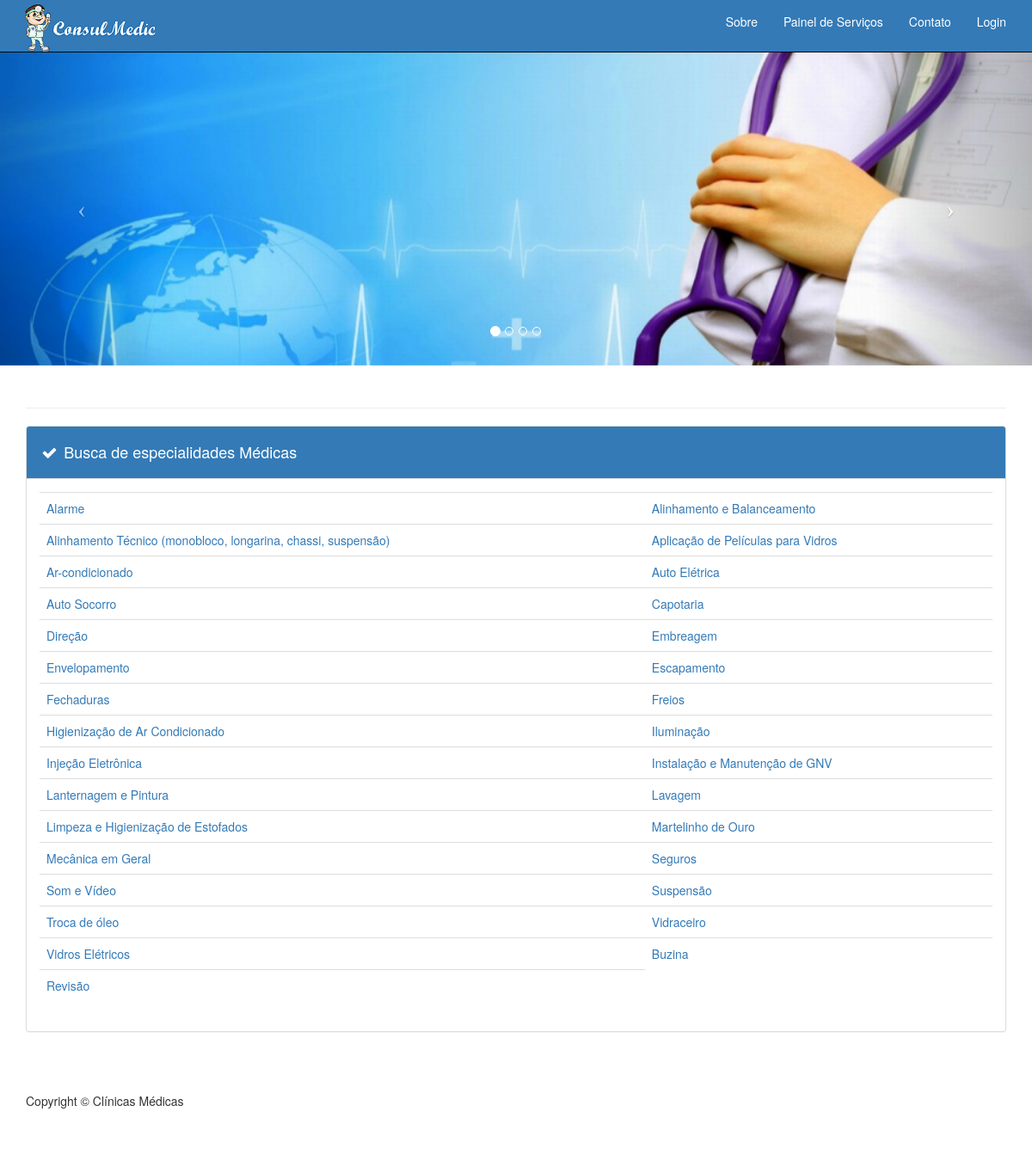
Before: / with the older database file.
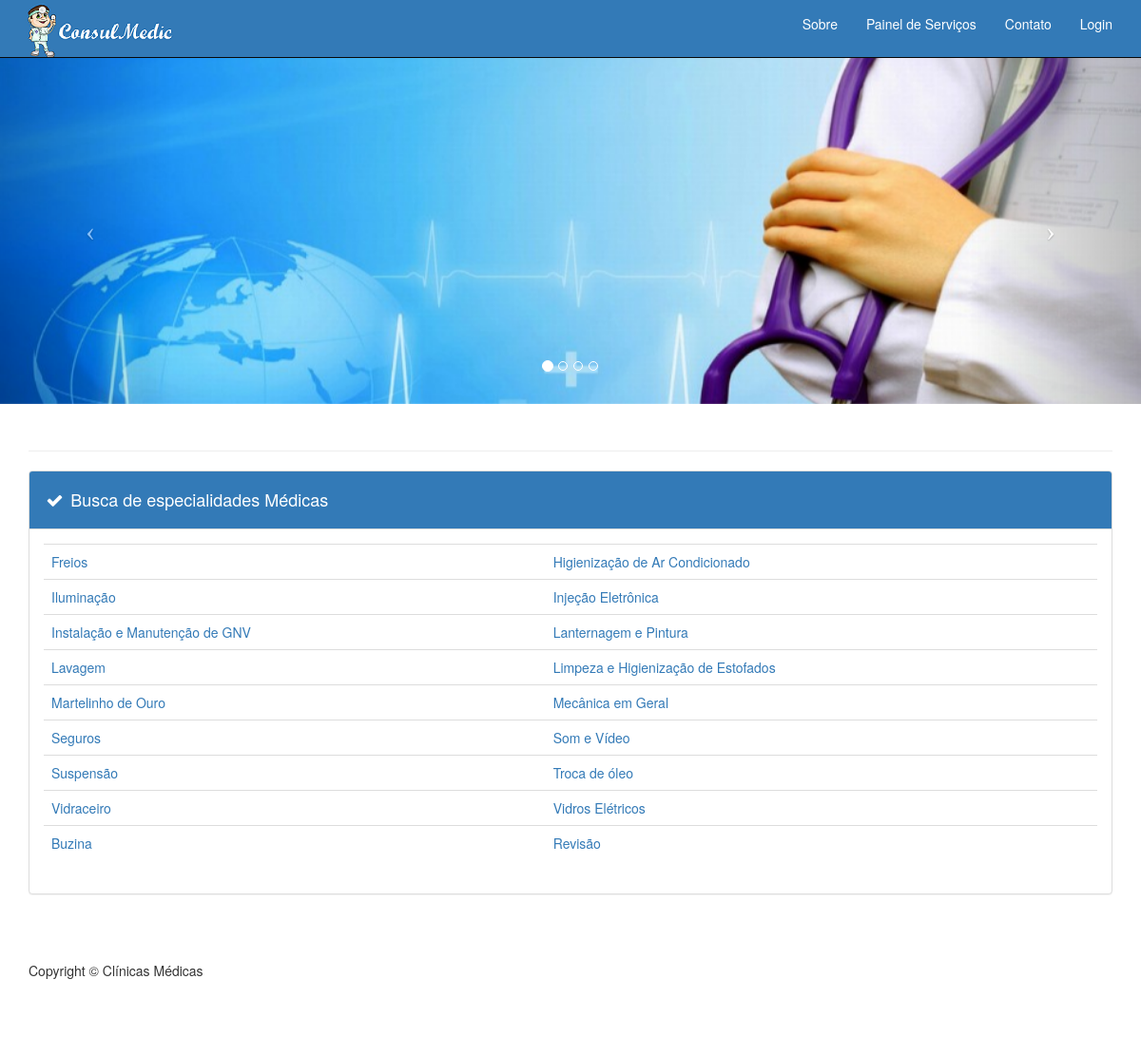
After: the same page with the newer database file.
### tables this page shows
CREATE TABLE `servicos` (
  `idServico` int(11) NOT NULL,
  `nomeServico` varchar(155) NOT NULL,
  `estatus` varchar(1) NOT NULL
);

### class/classClinicaMedica.php (called while the page is built, shortened)
<?php
class classClinicaMedica{
    private $host = "localhost";
    private $dbname = "carrolista";
    private $user = "root";
    private $senha = "";
    function conecta(){
        $this->pdo = new PDO("mysql:host=$this->host;dbname=$this->dbname", "$this->user", "$this->senha");
    }
}
?>

### class/classUsuario.php (the view, shortened to what this page needs)
<?php
require 'classClinicaMedica.php';
class classUsuario extends classClinicaMedica{
                  ?>
                <?php
    function listaServico(){
        try{
            $listaServ = $this->pdo->prepare("SELECT * FROM servicos WHERE estatus = :estatus");
            $listaServ->execute(array(
                ':estatus' => 'A'
            ));
            $i=1;
            while ($lista = $listaServ->fetch(PDO::FETCH_ASSOC)){
                if($i % 2 != 0){
                    echo "<tr>"
                            ."<td>"
                                ."<a href=buscaServ2.php?serv=".$lista['idServico'].">"
                                    .$lista['nomeServico']
                                ."</a>"
                            . "<td>";
                }else{
                    echo "<td>"
                            ."<a href=buscaServ2.php?serv=".$lista['idServico'].">"
                                .$lista['nomeServico']
                            ."</a>"
                        ."<td>"
                        ."</tr>";
                }
                $i++;
            }
        } catch (Exception $ex) {
            echo 'Erro: '. $ex->getMessage();
        }
    }
}

Changed rows visible on the page:
no longer on this page (row edited): servicos: nomeServico "Alarme"
no longer on this page (row edited): servicos: nomeServico "Alinhamento e Balanceamento"
no longer on this page (row edited): servicos: nomeServico "Alinhamento Técnico (monobloco, longarina, chassi, suspensão)"
no longer on this page (row edited): servicos: nomeServico "Aplicação de Películas para Vidros"
no longer on this page (row edited): servicos: nomeServico "Ar-condicionado"
no longer on this page (row edited): servicos: nomeServico "Auto Elétrica"
no longer on this page (row edited): servicos: nomeServico "Auto Socorro"
no longer on this page (row edited): servicos: nomeServico "Capotaria"
no longer on this page (row edited): servicos: nomeServico "Direção"
no longer on this page (row edited): servicos: nomeServico "Embreagem"
no longer on this page (row edited): servicos: nomeServico "Envelopamento"
no longer on this page (row edited): servicos: nomeServico "Escapamento"
no longer on this page (row edited): servicos: nomeServico "Fechaduras"
